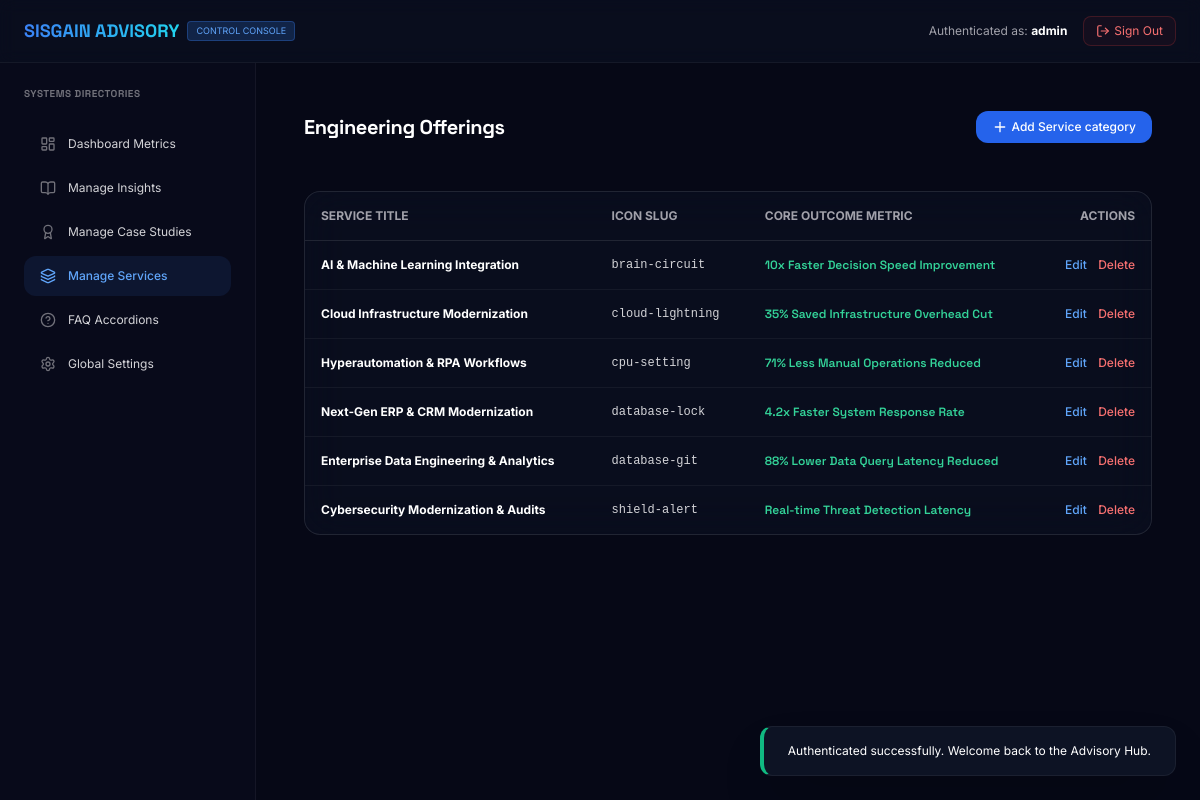
The app's page /admin/services.php (signed in) with its own data.
### tables this page shows
CREATE TABLE `services` (
  `id` INT AUTO_INCREMENT PRIMARY KEY,
  `slug` VARCHAR(100) NOT NULL UNIQUE,
  `title` VARCHAR(150) NOT NULL,
  `short_description` TEXT NOT NULL,
  `long_description` LONGTEXT NOT NULL,
  `icon` VARCHAR(100) DEFAULT 'cpu',
  `kpi_metric` VARCHAR(100) DEFAULT NULL,
  `kpi_value` VARCHAR(50) DEFAULT NULL,
  `meta_title` VARCHAR(150) DEFAULT NULL,
  `meta_description` VARCHAR(255) DEFAULT NULL,
  `created_at` TIMESTAMP DEFAULT CURRENT_TIMESTAMP
);

### config/db.php (called while the page is built, shortened)
<?php
function get_flash_message() {
    if (isset($_SESSION['flash_message'])) {
        $msg = $_SESSION['flash_message'];
        return $msg;
    }
    return null;
}

### admin/services.php (the view, shortened to what this page needs)
<?php
require_once __DIR__ . '/../config/db.php';
$action = isset($_GET['action']) ? sanitize($_GET['action']) : 'list';
try {
    $stmt = $pdo->query("SELECT * FROM services ORDER BY id ASC");
    $all_services = $stmt->fetchAll();
} catch (Exception $e) {
    $all_services = [];
}
?>
<!DOCTYPE html>
<html lang="en">
<head>
    <script src="https://cdn.tailwindcss.com"></script>
    <link rel="stylesheet" href="/assets/css/style.css">
</head>
<body class="bg-darkBg text-white min-h-screen flex flex-col">
    <header class="border-b border-white/5 bg-darkCard/50 backdrop-blur px-6 py-4 flex items-center justify-between">
        <a href="/admin/index.php" class="flex items-center space-x-2">
            <span class="text-lg font-bold font-space bg-gradient-to-r from-blue-500 to-cyan-400 bg-clip-text text-transparent">SISGAIN ADVISORY</span>
            <span class="text-[9px] uppercase bg-blue-500/20 text-blue-400 px-2 py-0.5 rounded border border-blue-500/30">Control Console</span>
        </a>
        <div class="flex items-center space-x-4">
            <span class="text-xs text-zinc-400">Authenticated as: <strong class="text-white"><?= htmlspecialchars($_SESSION['admin_username']) ?></strong></span>
            <a href="/admin/logout.php" class="text-xs text-red-400 hover:text-red-300 transition-colors flex items-center border border-red-500/20 bg-red-500/5 px-3 py-1.5 rounded-lg">
                <i data-lucide="log-out" class="w-3.5 h-3.5 mr-1"></i> Sign Out
            </a>
        </div>
    </header>
    <div class="flex-1 flex flex-col lg:flex-row">
        <aside class="w-full lg:w-64 border-r border-white/5 bg-darkCard/25 p-6 space-y-6">
            <h3 class="text-zinc-500 text-[10px] uppercase font-bold tracking-wider">Systems Directories</h3>
            <nav class="flex flex-col space-y-1 text-xs">
                <a href="/admin/index.php" class="flex items-center space-x-3 text-zinc-300 hover:text-white px-4 py-3 rounded-xl transition-colors">
                    <i data-lucide="layout-dashboard" class="w-4 h-4 text-zinc-500"></i>
                    <span>Dashboard Metrics</span>
                </a>
                <a href="/admin/blogs.php" class="flex items-center space-x-3 text-zinc-300 hover:text-white px-4 py-3 rounded-xl transition-colors">
                    <i data-lucide="book-open" class="w-4 h-4 text-zinc-500"></i>
                    <span>Manage Insights</span>
                </a>
                <a href="/admin/case-studies.php" class="flex items-center space-x-3 text-zinc-300 hover:text-white px-4 py-3 rounded-xl transition-colors">
                    <i data-lucide="award" class="w-4 h-4 text-zinc-500"></i>
                    <span>Manage Case Studies</span>
                </a>
                <a href="/admin/services.php" class="flex items-center space-x-3 text-blue-400 bg-blue-500/10 px-4 py-3 rounded-xl font-medium">
                    <i data-lucide="layers" class="w-4 h-4"></i>
                    <span>Manage Services</span>
                </a>
                <a href="/admin/faqs.php" class="flex items-center space-x-3 text-zinc-300 hover:text-white px-4 py-3 rounded-xl transition-colors">
                    <i data-lucide="help-circle" class="w-4 h-4 text-zinc-500"></i>
                    <span>FAQ Accordions</span>
                </a>
                <a href="/admin/settings.php" class="flex items-center space-x-3 text-zinc-300 hover:text-white px-4 py-3 rounded-xl transition-colors">
                    <i data-lucide="settings" class="w-4 h-4 text-zinc-500"></i>
                    <span>Global Settings</span>
                </a>
            </nav>
        </aside>
        <main class="flex-1 p-6 md:p-12 space-y-12">
            <?php if ($action === 'list'): ?>
                <div class="flex items-center justify-between">
                    <h2 class="text-xl font-bold font-space text-white">Engineering Offerings</h2>
                    <a href="/admin/services.php?action=add" class="bg-blue-600 hover:bg-blue-500 text-white font-medium px-4 py-2 rounded-xl text-xs flex items-center transition-colors">
                        <i data-lucide="plus" class="w-4 h-4 mr-1"></i> Add Service category
                    </a>
                </div>
                <div class="glass-card rounded-2xl overflow-hidden border border-white/10">
                    <table class="w-full text-left border-collapse text-xs">
                        <thead>
                            <tr class="border-b border-white/10 bg-white/2">
                                <th class="p-4 text-zinc-400 font-bold uppercase">Service Title</th>
                                <th class="p-4 text-zinc-400 font-bold uppercase">Icon Slug</th>
                                <th class="p-4 text-zinc-400 font-bold uppercase">Core Outcome Metric</th>
                                <th class="p-4 text-zinc-400 font-bold uppercase text-right">Actions</th>
                            </tr>
                        </thead>
                        <tbody class="divide-y divide-white/5">
                            <?php if (!empty($all_services)): ?>
                                <?php foreach ($all_services as $srv): ?>
                                    <tr>
                                        <td class="p-4 text-white font-bold">
                                            <?= htmlspecialchars($srv['title']) ?>
                                        </td>
                                        <td class="p-4 text-zinc-300 font-mono">
                                            <?= htmlspecialchars($srv['icon']) ?>
                                        </td>
                                        <td class="p-4 text-emerald-400 font-space font-semibold">
                                            <?= htmlspecialchars($srv['kpi_value']) ?> <?= htmlspecialchars($srv['kpi_metric']) ?>
                                        </td>
                                        <td class="p-4 text-right space-x-2">
                                            <a href="/admin/services.php?action=edit&id=<?= $srv['id'] ?>" class="text-blue-400 hover:text-blue-300 font-medium">Edit</a>
                                            <a href="/admin/services.php?action=delete&id=<?= $srv['id'] ?>" onclick="return confirm('Confirm deleting this service?')" class="text-red-400 hover:text-red-300 font-medium">Delete</a>
                                        </td>
                                    </tr>
                                <?php endforeach; ?>
                            <?php else: ?>
                                <tr>
                                    <td colspan="4" class="p-8 text-center text-zinc-500">No offerings listed. Click 'Add Service category' to start.</td>
                                </tr>
                            <?php endif; ?>
                        </tbody>
                    </table>
                </div>
            <?php endif; ?>
        </main>
    </div>
    <?php $flash = get_flash_message(); if ($flash): ?>
        <div id="admin-toast" class="fixed bottom-6 right-6 z-50 glass-card bg-darkCard border-l-4 <?= $flash['type'] === 'success' ? 'border-l-emerald-500' : 'border-l-rose-500' ?> px-6 py-4 rounded-xl shadow-2xl">
            <div class="text-xs text-white"><?= htmlspecialchars($flash['text']) ?></div>
        </div>
    <?php endif; ?>
</body>
</html>

### assets/css/style.css (style rules this page uses)
:root { --color-bg-dark: #060816; --color-bg-darker: #0a0d1a; --color-bg-card: #0D1324; --color-bg-light: #ffffff; --color-bg-light-alt: #f8f9fc; --color-text-primary: #ffffff; --color-text-secondary: #94a3b8; --color-text-muted: #64748b; --color-text-dark: #0f0f0f; --color-accent-blue: #3b82f6; --color-accent-cyan: #06b6d4; --color-accent-purple: #8b5cf6; --color-accent-emerald: #10b981; --color-border-light: rgba(255, 255, 255, 0.06); --color-border-dark: rgba(255, 255, 255, 0.12); --spacing-section: clamp(80px, 10vw, 160px); --spacing-section-sm: clamp(48px, 6vw, 96px); --radius-sm: 8px; --radius-md: 12px; --radius-lg: 16px; --radius-xl: 24px; --radius-2xl: 32px; --shadow-card: 0 4px 24px rgba(0, 0, 0, 0.12); --shadow-card-hover: 0 12px 48px rgba(0, 0, 0, 0.2); --shadow-glow-blue: 0 0 60px rgba(59, 130, 246, 0.15); --transition-base: all 0.4s cubic-bezier(0.16, 1, 0.3, 1); --transition-fast: all 0.2s ease; }
*, *::before, *::after { margin: 0; padding: 0; box-sizing: border-box; }
html { scroll-behavior: smooth; -webkit-text-size-adjust: 100%; }
body { font-family: 'Inter', system-ui, -apple-system, sans-serif; font-size: 16px; line-height: 1.4; color: var(--color-text-primary); background-color: var(--color-bg-dark); overflow-x: hidden; -webkit-font-smoothing: antialiased; -moz-osx-font-smoothing: grayscale; text-rendering: optimizeLegibility; }
h1, h2, h3, h4, h5, h6 { font-family: 'Space Grotesk', sans-serif; letter-spacing: -0.02em; font-weight: 700; }
h2 { font-size: clamp(1.75rem, 3.5vw, 3rem); line-height: 1.2; }
h3 { font-size: clamp(1.25rem, 2vw, 2rem); line-height: 1.3; }
* { scrollbar-width: thin; scrollbar-color: #1e293b var(--color-bg-dark); }
.glass-card { background: rgba(13, 19, 36, 0.5); backdrop-filter: blur(20px); -webkit-backdrop-filter: blur(20px); border: 1px solid var(--color-border-light); border-radius: var(--radius-xl); transition: var(--transition-base); }

### records on screen
services: title "AI & Machine Learning Integration", icon "brain-circuit", kpi_value "10x Faster", kpi_metric "Decision Speed Improvement"
services: title "Cloud Infrastructure Modernization", icon "cloud-lightning", kpi_value "35% Saved", kpi_metric "Infrastructure Overhead Cut"
services: title "Hyperautomation & RPA Workflows", icon "cpu-setting", kpi_value "71% Less", kpi_metric "Manual Operations Reduced"
services: title "Next-Gen ERP & CRM Modernization", icon "database-lock", kpi_value "4.2x Faster", kpi_metric "System Response Rate"
services: title "Enterprise Data Engineering & Analytics", icon "database-git", kpi_value "88% Lower", kpi_metric "Data Query Latency Reduced"
services: title "Cybersecurity Modernization & Audits", icon "shield-alert", kpi_value "Real-time", kpi_metric "Threat Detection Latency"

### other values on screen
$_SESSION['admin_username'] "admin"
$flash['text'] "Authenticated successfully. Welcome back to the Advisory Hub."
